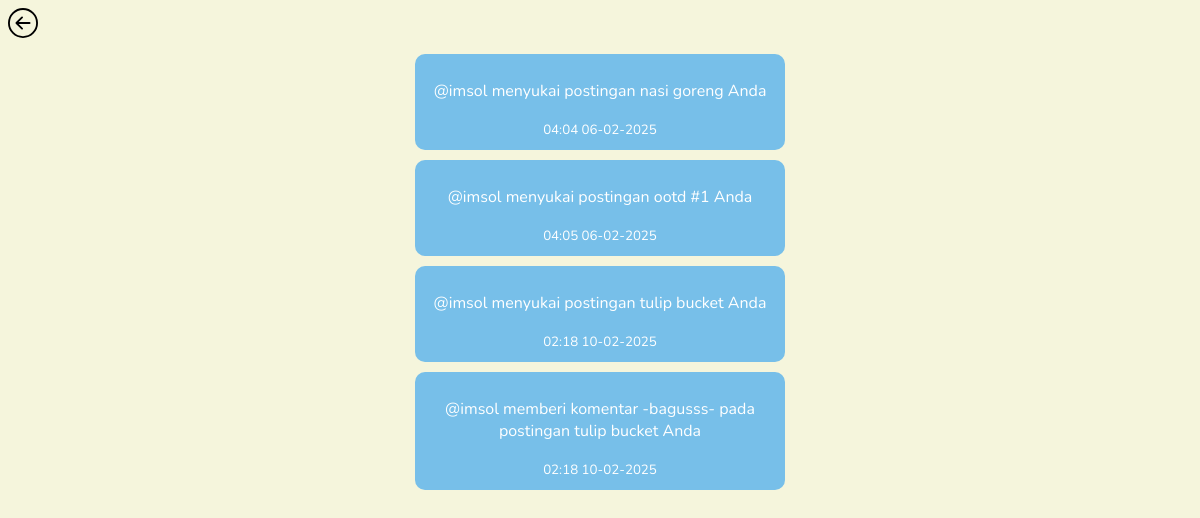
The app's page /rekap_notifikasi.php (signed in), older data.
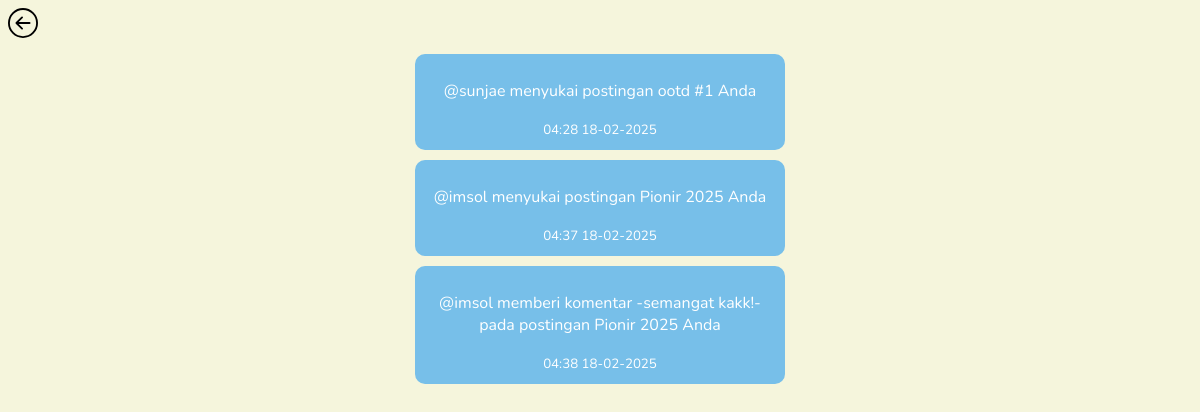
The same page, newer data.
### tables this page shows
CREATE TABLE `notifikasi` (
  `id` int(11) NOT NULL,
  `penerima_id` int(11) NOT NULL,
  `pengirim_id` int(11) NOT NULL,
  `message` varchar(255) NOT NULL,
  `is_read` tinyint(1) NOT NULL,
  `created_at` timestamp NOT NULL DEFAULT current_timestamp()
);

### rekap_notifikasi.php (the view, shortened to what this page needs)
<!DOCTYPE html>
<html lang="en">
<head>
    <link rel="stylesheet" href="asset.css">
</head>
<body>
<a href="notifikasi.php"><img src="Asset/img/left.svg" class="left"></a>
<?php
include "connection.php";
$id = $_SESSION['id'];
$query = mysqli_query($conn, "SELECT * FROM `notifikasi` WHERE `penerima_id` = $id AND `pengirim_id` != $id AND `is_read` = 1");
if (mysqli_num_rows($query) > 0) {
while($result = mysqli_fetch_assoc($query)):
?>
    <center>
        <div class="notification">
            <p><?php echo $result['message']?></p>
            <small><?php echo date('H:i d-m-Y',strtotime($result['created_at']))?></small>
        </div>
    </center>
<?php
endwhile;
}else{
    echo "<center><h2>Tidak ada riwayat notifikasi.</h2></center>";
}
?>
</body>
</html>

### asset.css (style rules this page uses)
* { font-family: 'Nunito', sans-serif; }
body { background-color: beige; }
.left { width: 30px; height: 30px; }
a { color: black; }
.notification { width: 350px; height: auto; background-color: #77bfe9; border-radius: 10px; margin-top: 10px; padding: 10px; color: white; }

Row changes from the older to the newer data that the page shows:
removed notifikasi: message "@imsol menyukai postingan nasi goreng Anda", created_at "04:04 06-02-2025"
removed notifikasi: message "@imsol menyukai postingan ootd #1 Anda", created_at "04:05 06-02-2025"
removed notifikasi: message "@imsol menyukai postingan tulip bucket Anda", created_at "02:18 10-02-2025"
removed notifikasi: message "@imsol memberi komentar -bagusss- pada postingan tulip bucket Anda", created_at "02:18 10-02-2025"
added notifikasi: message "@sunjae menyukai postingan ootd #1 Anda", created_at "04:28 18-02-2025"
added notifikasi: message "@imsol menyukai postingan Pionir 2025 Anda", created_at "04:37 18-02-2025"
added notifikasi: message "@imsol memberi komentar -semangat kakk!- pada postingan Pionir 2025 Anda", created_at "04:38 18-02-2025"
